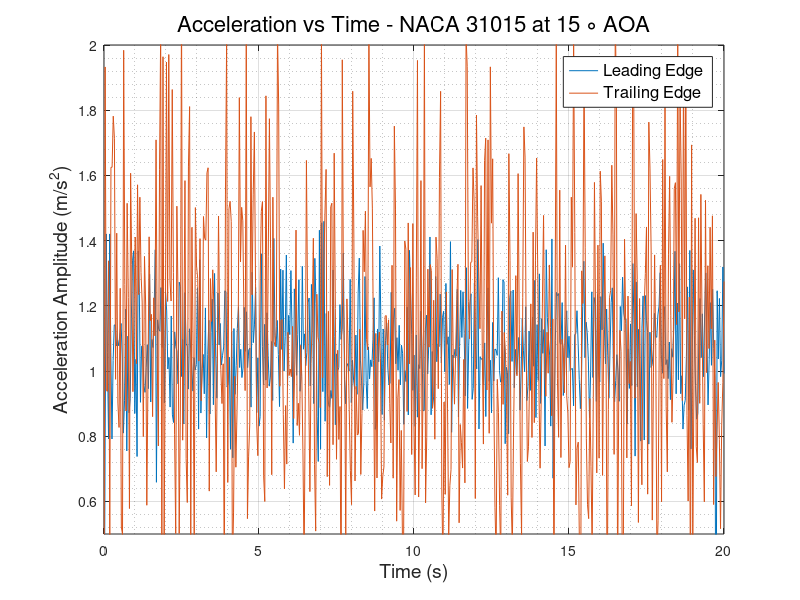
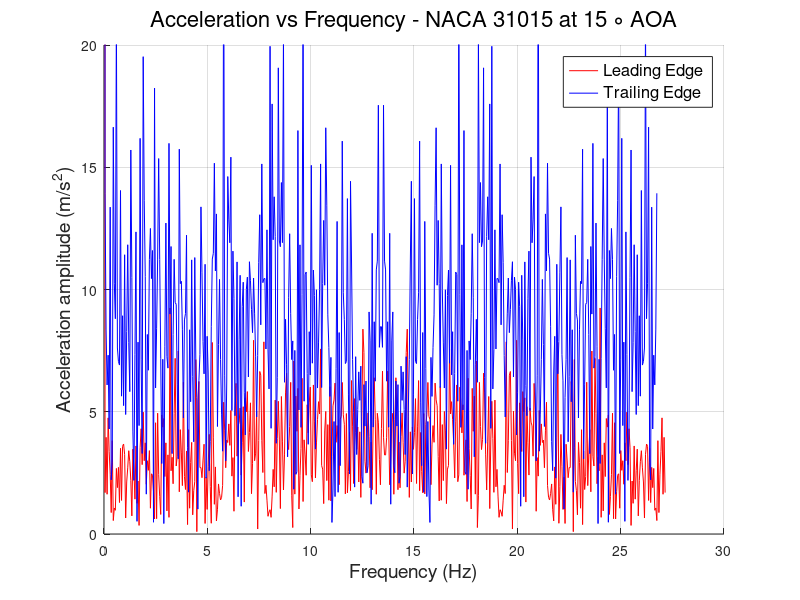

Source code (MATLAB) for these figures, in order:
clc
clear
close all
%% READING ACCELEROMETER DATA and defining Variables
                        % LEADING EDGE %
data   = xlsread('LE_800rpm.csv');
LE_time   = data(:,1);
LE_X_acc  = data(:,2);
LE_Y_acc  = data(:,3);
LE_Z_acc  = data(:,4);
LE_R_acc  = sqrt(LE_X_acc.^2 + LE_Y_acc.^2 + LE_Z_acc.^2);
% plot(LE_time,LE_R_acc)
N      = numel(LE_time);
Ts     = abs(diff(LE_time(1:2)));
fs     = 1/Ts;
f_axis = [0:N-1]*fs/N;
A_freq_LE = fft(LE_R_acc);
figure(1) 
plot(LE_time,LE_R_acc)
hold on
figure(2)
hold on
plot(f_axis,abs(A_freq_LE),'-r','LineWidth',0.5)
grid on 
grid minor
                        % TRAILING EDGE %
data   = xlsread('TE_800rpm.csv');
TE_time   = data(:,1);
TE_X_acc  = data(:,2);
TE_Y_acc  = data(:,3);
TE_Z_acc  = data(:,4);
TE_R_acc  = sqrt(TE_X_acc.^2 + TE_Y_acc.^2 + TE_Z_acc.^2);
% plot(TE_time,TE_R_acc)
N      = numel(TE_time);
Ts     = abs(diff(TE_time(1:2)));
fs     = 1/Ts;
f_axis = [0:N-1]*fs/N;
A_freq_TE = fft(TE_R_acc);
figure(1)
plot(TE_time, TE_R_acc)
grid on
grid minor
xlabel('Time (s)','FontSize',14,'FontWeight','normal')
ylabel('Acceleration Amplitude (m/s^2)','FontSize',14,'FontWeight','normal')
legend ('Leading Edge','Trailing Edge','FontSize',12,'FontWeight','normal')
title('Acceleration vs Time - NACA 31015 at 15 \circ AOA','FontSize',16,'FontWeight','normal')
ylim([0.5 2])
figure(2)
plot(f_axis,abs(A_freq_TE),'-b','LineWidth',0.5)
grid on 
grid minor
ylabel('Acceleration amplitude (m/s^2)','FontSize',14,'FontWeight','normal')
xlabel('Frequency (Hz)','FontSize',14,'FontWeight','normal')
ylim([0 20])
legend ('Leading Edge','Trailing Edge','FontSize',12,'FontWeight','normal')
title('Acceleration vs Frequency - NACA 31015 at 15 \circ AOA','FontSize',16,'FontWeight','normal')
